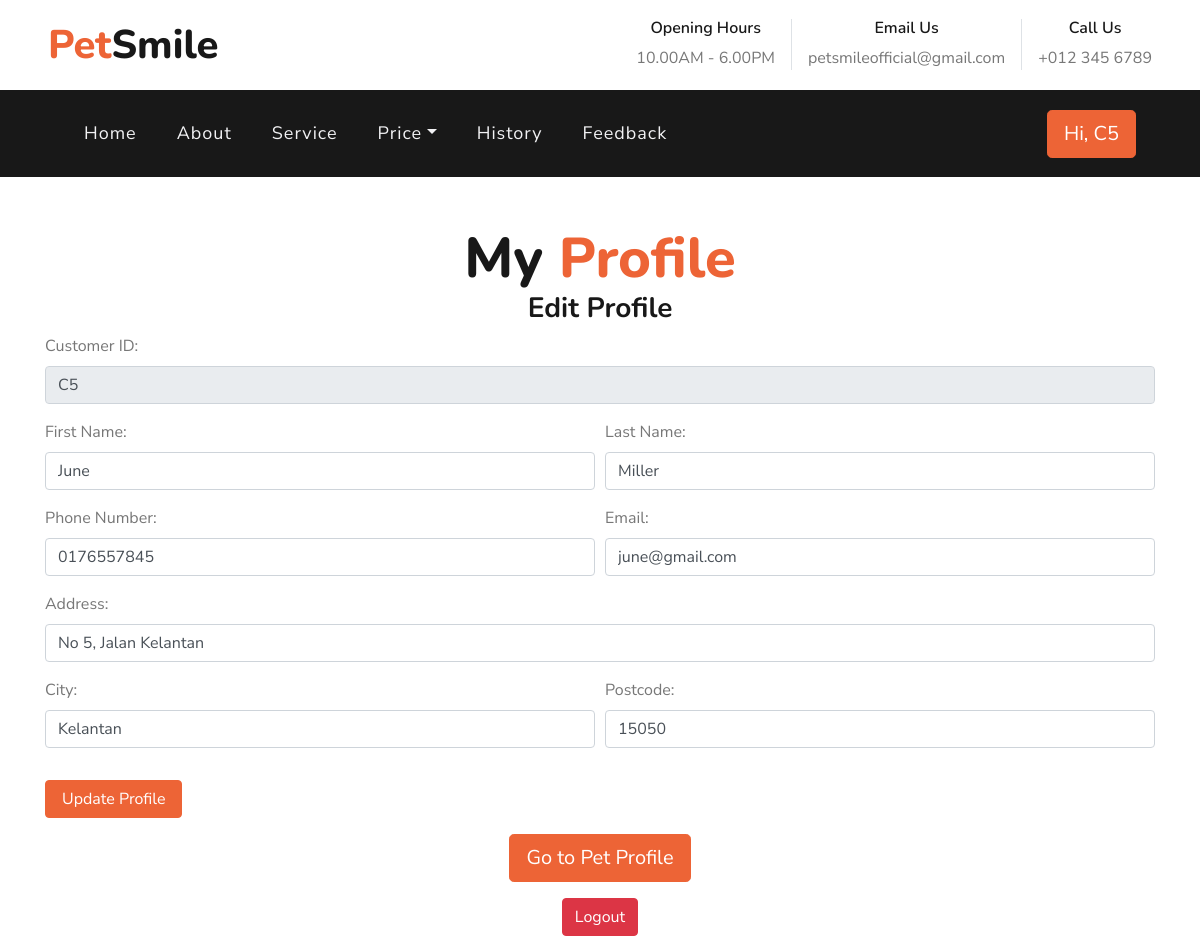
Page /edit-profile.php (signed in) on the committed database.
### tables this page shows
CREATE TABLE `member` (
  `ID` int(11) NOT NULL,
  `Cust_ID` varchar(20) NOT NULL,
  `First_Name` varchar(20) NOT NULL,
  `Last_Name` varchar(20) NOT NULL,
  `Phone_No` varchar(20) NOT NULL,
  `Address` varchar(20) NOT NULL,
  `City` varchar(20) NOT NULL,
  `Postcode` varchar(20) NOT NULL,
  `Email` varchar(20) NOT NULL
);

### edit-profile.php (the view, shortened to what this page needs)
<!DOCTYPE html>
<html lang="en">
<head>
    <link href="https://maxcdn.bootstrapcdn.com/bootstrap/4.5.2/css/bootstrap.min.css" rel="stylesheet">
</head>
<?php
include 'config.php';
include 'header.php';
$Cust_ID = $_SESSION['Cust_ID'];
$selectUserQuery = "SELECT * FROM member WHERE Cust_ID='$Cust_ID'";
$userResult = mysqli_query($con, $selectUserQuery);
$userData = mysqli_fetch_assoc($userResult);
?>
    <body>
    <div class="container text-center mt-5">
        <h2 class="display-4 m-0">My <span class="text-primary">Profile</span></h2>
        <h3>Edit Profile</h3>
    </div>
    <div class="container">
        <form method="POST" action="edit-profile.php">
            <div class="form-group">
                <label for="custid">Customer ID:</label>
                <input type="text" name="custid" id="custid" value="<?php echo $userData['Cust_ID']; ?>" class="form-control"
                    required readonly>
            </div>
            <div class="form-row">
                <div class="form-group col-md-6">
                    <label for="firstname">First Name:</label>
                    <input type="text" name="firstname" id="firstname" value="<?php echo $userData['First_Name']; ?>"
                        class="form-control" required>
                </div>
                <div class="form-group col-md-6">
                    <label for="lastname">Last Name:</label>
                    <input type="text" name="lastname" id="lastname" value="<?php echo $userData['Last_Name']; ?>"
                        class="form-control" required>
                </div>
            </div>
            <div class="form-row">
                <div class="form-group col-md-6">
                    <label for="phoneno">Phone Number:</label>
                    <input type="tel" name="phoneno" id="phoneno" value="<?php echo $userData['Phone_No']; ?>"
                        class="form-control" required>
                </div>
                <div class="form-group col-md-6">
                    <label for="email">Email:</label>
                    <input type="email" name="email" id="email" value="<?php echo $userData['Email']; ?>"
                        class="form-control" required>
                </div>
            </div>
            <div class="form-group">
                <label for="address">Address:</label>
                <input type="text" name="address" id="address" value="<?php echo $userData['Address']; ?>"
                    class="form-control" required>
            </div>
            <div class="form-row">
                <div class="form-group col-md-6">
                    <label for="city">City:</label>
                    <input type="text" name="city" id="city" value="<?php echo $userData['City']; ?>" class="form-control"
                        required>
                </div>
                <div class="form-group col-md-6">
                    <label for="postcode">Postcode:</label>
                    <input type="text" name="postcode" id="postcode" value="<?php echo $userData['Postcode']; ?>"
                        class="form-control" required>
                </div>
            </div>
            <input type="submit" name="update" value="Update Profile" class="btn btn-primary px-3 mt-3">
        </form>
    </div>
    <div class="container text-center mt-3">
        <a href="edit-petprofile.php" class="btn btn-lg btn-primary px-3">Go to Pet Profile</a>
    </div>
    <div class="container text-center mt-3">
        <a href="logout.php" class="btn btn-danger">Logout</a>
    </div>
    </body>
</html>

### rows in the picture
member: custid "C5", firstname "June", lastname "Miller", phoneno "0176557845", email "june@gmail.com", address "No 5, Jalan Kelantan", city "Kelantan", postcode "15050"

### other values in the picture
$_SESSION['Cust_ID'] "C5"
